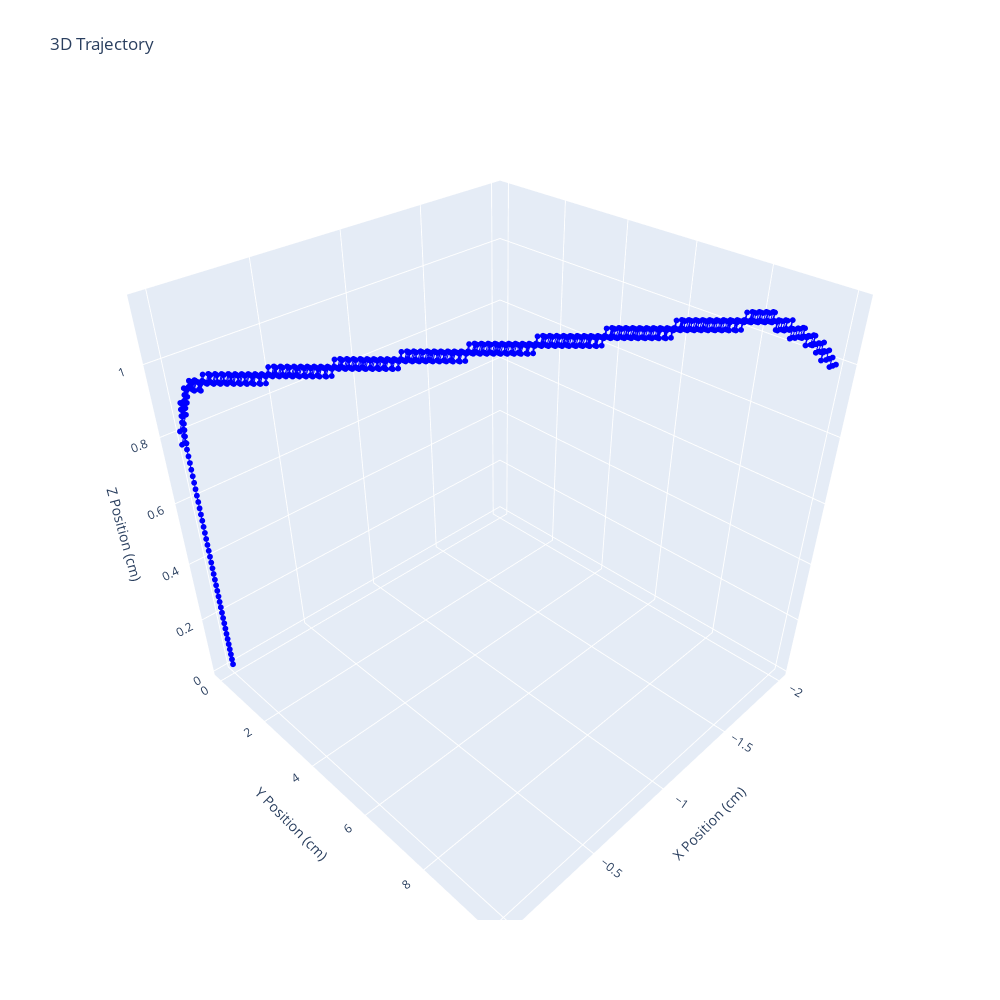

The code cell stored with this chart in its notebook:
### Code cell
# Example of input.txt:
"""
X10
8813996
30.00
Y10
8834836
30.00
Z10
8855728
30.00
X10
8876644
30.00
Y10
8897488
30.00
Z10
8918372
30.00
X11
8939292
30.00
Y11
8960144
30.00
Z11
8981020
30.00
X11
9001940
30.00
"""

import matplotlib.pyplot as plt
import numpy as np
from mpl_toolkits.mplot3d import Axes3D
import plotly.graph_objects as go

string = [l.strip('\n') for l in open('input.txt', 'r').readlines()]

# Parse coordinates, times and calculate speeds
coords = {}
current_coord = None
x_points, y_points, z_points = [], [], []
x_times, y_times, z_times = [], [], []
x_speeds, y_speeds, z_speeds = [], [], []
x_speeds2, y_speeds2, z_speeds2 = [], [], []
colors = []  # Store colors based on vacuum state
step_to_cm = 1/50

# Initialize first values 
x, y, z = 0, 0, 0
skipping = False

for i, line in enumerate(string):
    if line[:2] == "--":
        skipping = not skipping
        continue
    if skipping:
        continue
    if line[0] in ['X', 'Y', 'Z']:
        current_coord = line[0]
        direction = int(line[1])  # First digit is direction
        vacuum_state = int(line[2])  # Second digit is vacuum state
        colors.append('red' if vacuum_state == 1 else 'blue')
    elif line[0].isdigit() and "." not in line:
        line = int(line) / 1000000   # Convert microseconds to seconds
        if line != 0:
            time = line
        # Convert steps to cm and handle direction
        if current_coord == 'X':
            x += (1 if direction == 1 else -1) * step_to_cm
            y += (1 if direction == 1 else -1) * step_to_cm
            z += (-1 if direction == 1 else 1) * step_to_cm
            x_points.append(x)
            y_points.append(y)
            z_points.append(z)
            x_times.append(time)
            if len(x_times) > 1:
                dt = x_times[-1] - x_times[-2]
                speed = step_to_cm / dt if dt > 0 else 0
                x_speeds.append((1 if direction == 1 else -1) * speed)

        elif current_coord == 'Y':
            y += (1 if direction == 1 else -1) * step_to_cm
            x -= (1 if direction == 1 else -1) * step_to_cm
            y_points.append(y)
            x_points.append(x)
            z_points.append(z)
            y_times.append(time)
            if len(y_times) > 1:
                dt = y_times[-1] - y_times[-2]
                speed = step_to_cm / dt if dt > 0 else 0
                y_speeds.append((1 if direction == 1 else -1) * speed)

        elif current_coord == 'Z':
            z += (1 if direction == 1 else -1) * step_to_cm
            z_points.append(z)
            x_points.append(x)
            y_points.append(y)
            z_times.append(time)
            if len(z_times) > 1:
                dt = z_times[-1] - z_times[-2]
                speed = step_to_cm / dt if dt > 0 else 0
                z_speeds.append((1 if direction == 1 else -1) * speed)

    elif line[0].isdigit() or line[1].isdigit() and "." in line:
        line = float(line)
        # Convert steps/s to cm/s
        speed_cm = line * step_to_cm
        if current_coord == 'Z':
            z_speeds2.append(speed_cm)
        elif current_coord == 'Y':
            y_speeds2.append(speed_cm)
        elif current_coord == 'X':
            x_speeds2.append(speed_cm)

# Create interactive 3D plot using plotly
fig_3d = go.Figure(data=[go.Scatter3d(
    x=x_points,
    y=y_points,
    z=z_points,
    mode='lines+markers',
    marker=dict(
        size=2,
        color=colors,  # Use colors list for coloring points
    ),
    line=dict(
        width=2,
        color=colors  # Use same colors for lines
    )
)])

fig_3d.update_layout(
    title='3D Trajectory',
    scene=dict(
        xaxis_title='X Position (cm)',
        yaxis_title='Y Position (cm)',
        zaxis_title='Z Position (cm)',
        aspectmode='cube'  # Force equal aspect ratio
    ),
    width=1000,  # Increase width to better show 3D plot
    height=1000, # Increase height to match width
    showlegend=False
)

fig_3d.show()

x_high = 28
y_low = -1
y_high = 1

# Create speed plots
plt.figure(figsize=(15, 5))

plt.subplot(131)
plt.plot(x_times, x_speeds2, 'r--', label='X Speed 2')
plt.axhline(y=3/110.65, color='k', linestyle='-', alpha=0.5)
plt.axhline(y=-3/110.65, color='k', linestyle='-', alpha=0.5)
plt.xlabel('Time (s)')
plt.ylabel('Speed (cm/s)')
plt.title('X Axis Speed')
plt.ylim(y_low, y_high)
plt.xlim(0, x_high)
plt.grid(True)

plt.subplot(132)
plt.plot(y_times, y_speeds2, 'g--', label='Y Speed 2')
plt.axhline(y=3/110.65, color='k', linestyle='-', alpha=0.5)
plt.axhline(y=-3/110.65, color='k', linestyle='-', alpha=0.5)
plt.xlabel('Time (s)')
plt.ylabel('Speed (cm/s)')
plt.title('Y Axis Speed')
plt.ylim(y_low, y_high)
plt.xlim(0, x_high)
plt.grid(True)

plt.subplot(133)
plt.plot(z_times, z_speeds2, 'b--', label='Z Speed 2')
plt.axhline(y=3/110.65, color='k', linestyle='-', alpha=0.5)
plt.axhline(y=-3/110.65, color='k', linestyle='-', alpha=0.5)
plt.xlabel('Time (s)')
plt.ylabel('Speed (cm/s)')
plt.title('Z Axis Speed')
plt.ylim(y_low, y_high)
plt.xlim(0, x_high)
plt.grid(True)

plt.tight_layout()
plt.show()

### Figure 1 — Plotly figure (JSON) as saved in the notebook; plotly's stock layout.template omitted (floating-point values rounded to 4 significant figures; data arrays with more than 128 entries replaced by an {"elided": "..."} marker saying what was removed)
{"data": [{"line": {"color": {"elided": "750 str values"}, "width": 2}, "marker": {"color": {"elided": "750 str values"}, "size": 2}, "mode": "lines+markers", "type": "scatter3d", "x": {"elided": "750 float values"}, "y": {"elided": "750 float values"}, "z": {"elided": "750 float values"}}], "layout": {"height": 1000, "scene": {"aspectmode": "cube", "xaxis": {"title": {"text": "X Position (cm)"}}, "yaxis": {"title": {"text": "Y Position (cm)"}}, "zaxis": {"title": {"text": "Z Position (cm)"}}}, "showlegend": false, "title": {"text": "3D Trajectory"}, "width": 1000}}
